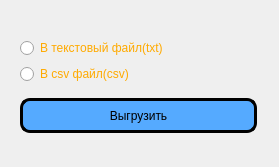
<?xml version="1.0" encoding="UTF-8"?>
<ui version="4.0">
 <class>Dialog</class>
 <widget class="QDialog" name="Dialog">
  <property name="geometry">
   <rect>
    <x>0</x>
    <y>0</y>
    <width>279</width>
    <height>167</height>
   </rect>
  </property>
  <property name="windowTitle">
   <string>Dialog</string>
  </property>
  <widget class="QWidget" name="">
   <property name="geometry">
    <rect>
     <x>20</x>
     <y>30</y>
     <width>237</width>
     <height>111</height>
    </rect>
   </property>
   <layout class="QVBoxLayout" name="verticalLayout_2">
    <item>
     <layout class="QVBoxLayout" name="verticalLayout">
      <item>
       <widget class="QRadioButton" name="radioButton">
        <property name="styleSheet">
         <string notr="true">font: 75 12pt &quot;MS Shell Dlg 2&quot;;
color: rgb(255, 170, 0);
</string>
        </property>
        <property name="text">
         <string>В текстовый файл(txt)</string>
        </property>
        <attribute name="buttonGroup">
         <string notr="true">buttonGroup</string>
        </attribute>
       </widget>
      </item>
      <item>
       <widget class="QRadioButton" name="radioButton_3">
        <property name="styleSheet">
         <string notr="true">font: 75 12pt &quot;MS Shell Dlg 2&quot;;
color: rgb(255, 170, 0);
</string>
        </property>
        <property name="text">
         <string>В csv файл(csv)</string>
        </property>
        <attribute name="buttonGroup">
         <string notr="true">buttonGroup</string>
        </attribute>
       </widget>
      </item>
     </layout>
    </item>
    <item>
     <widget class="QPushButton" name="pushButton">
      <property name="minimumSize">
       <size>
        <width>0</width>
        <height>35</height>
       </size>
      </property>
      <property name="styleSheet">
       <string notr="true">border: 3px solid black;
border-radius: 10px;
background-color: rgb(85, 170, 255);</string>
      </property>
      <property name="text">
       <string>Выгрузить</string>
      </property>
     </widget>
    </item>
   </layout>
  </widget>
 </widget>
 <resources/>
 <connections/>
 <buttongroups>
  <buttongroup name="buttonGroup"/>
 </buttongroups>
</ui>
